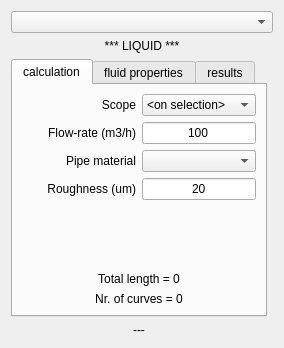
<?xml version="1.0" encoding="UTF-8"?>
<ui version="4.0">
 <class>DialogDp</class>
 <widget class="QDialog" name="DialogDp">
  <property name="geometry">
   <rect>
    <x>0</x>
    <y>0</y>
    <width>284</width>
    <height>348</height>
   </rect>
  </property>
  <property name="windowTitle">
   <string>Dp calculator</string>
  </property>
  <layout class="QGridLayout" name="gridLayout_4">
   <item row="3" column="0">
    <widget class="QTabWidget" name="tabWidget">
     <property name="sizePolicy">
      <sizepolicy hsizetype="Expanding" vsizetype="Expanding">
       <horstretch>0</horstretch>
       <verstretch>0</verstretch>
      </sizepolicy>
     </property>
     <property name="currentIndex">
      <number>0</number>
     </property>
     <widget class="QWidget" name="tabCalc">
      <attribute name="title">
       <string>calculation</string>
      </attribute>
      <layout class="QGridLayout" name="gridLayout">
       <item row="14" column="0" colspan="2">
        <widget class="QLabel" name="labCurves">
         <property name="text">
          <string>Nr. of curves = 0</string>
         </property>
         <property name="alignment">
          <set>Qt::AlignCenter</set>
         </property>
        </widget>
       </item>
       <item row="9" column="0">
        <widget class="QLabel" name="label_2">
         <property name="sizePolicy">
          <sizepolicy hsizetype="MinimumExpanding" vsizetype="Preferred">
           <horstretch>0</horstretch>
           <verstretch>0</verstretch>
          </sizepolicy>
         </property>
         <property name="text">
          <string>Roughness (um)</string>
         </property>
         <property name="alignment">
          <set>Qt::AlignRight|Qt::AlignTrailing|Qt::AlignVCenter</set>
         </property>
        </widget>
       </item>
       <item row="7" column="1">
        <widget class="QLineEdit" name="editFlow">
         <property name="sizePolicy">
          <sizepolicy hsizetype="Expanding" vsizetype="Fixed">
           <horstretch>0</horstretch>
           <verstretch>0</verstretch>
          </sizepolicy>
         </property>
         <property name="minimumSize">
          <size>
           <width>0</width>
           <height>0</height>
          </size>
         </property>
         <property name="text">
          <string notr="true">100</string>
         </property>
         <property name="alignment">
          <set>Qt::AlignCenter</set>
         </property>
        </widget>
       </item>
       <item row="9" column="1">
        <widget class="QLineEdit" name="editRough">
         <property name="sizePolicy">
          <sizepolicy hsizetype="Expanding" vsizetype="Fixed">
           <horstretch>0</horstretch>
           <verstretch>0</verstretch>
          </sizepolicy>
         </property>
         <property name="minimumSize">
          <size>
           <width>0</width>
           <height>0</height>
          </size>
         </property>
         <property name="text">
          <string notr="true">20</string>
         </property>
         <property name="alignment">
          <set>Qt::AlignCenter</set>
         </property>
        </widget>
       </item>
       <item row="7" column="0">
        <widget class="QLabel" name="labQ">
         <property name="sizePolicy">
          <sizepolicy hsizetype="MinimumExpanding" vsizetype="Preferred">
           <horstretch>0</horstretch>
           <verstretch>0</verstretch>
          </sizepolicy>
         </property>
         <property name="text">
          <string>Flow-rate (m3/h)</string>
         </property>
         <property name="alignment">
          <set>Qt::AlignRight|Qt::AlignTrailing|Qt::AlignVCenter</set>
         </property>
        </widget>
       </item>
       <item row="13" column="0" colspan="2">
        <widget class="QLabel" name="labLength">
         <property name="text">
          <string>Total length = 0</string>
         </property>
         <property name="alignment">
          <set>Qt::AlignCenter</set>
         </property>
        </widget>
       </item>
       <item row="3" column="0">
        <widget class="QLabel" name="label_3">
         <property name="sizePolicy">
          <sizepolicy hsizetype="MinimumExpanding" vsizetype="Preferred">
           <horstretch>0</horstretch>
           <verstretch>0</verstretch>
          </sizepolicy>
         </property>
         <property name="text">
          <string>Scope</string>
         </property>
         <property name="alignment">
          <set>Qt::AlignRight|Qt::AlignTrailing|Qt::AlignVCenter</set>
         </property>
        </widget>
       </item>
       <item row="3" column="1">
        <widget class="QComboBox" name="comboWhat">
         <property name="sizePolicy">
          <sizepolicy hsizetype="Expanding" vsizetype="Fixed">
           <horstretch>0</horstretch>
           <verstretch>0</verstretch>
          </sizepolicy>
         </property>
         <property name="minimumSize">
          <size>
           <width>0</width>
           <height>0</height>
          </size>
         </property>
         <item>
          <property name="text">
           <string>&lt;on selection&gt;</string>
          </property>
         </item>
        </widget>
       </item>
       <item row="11" column="0">
        <spacer name="verticalSpacer">
         <property name="orientation">
          <enum>Qt::Vertical</enum>
         </property>
         <property name="sizeHint" stdset="0">
          <size>
           <width>20</width>
           <height>40</height>
          </size>
         </property>
        </spacer>
       </item>
       <item row="8" column="0">
        <widget class="QLabel" name="labRugh">
         <property name="text">
          <string>Pipe material</string>
         </property>
         <property name="alignment">
          <set>Qt::AlignRight|Qt::AlignTrailing|Qt::AlignVCenter</set>
         </property>
        </widget>
       </item>
       <item row="8" column="1">
        <widget class="QComboBox" name="comboMat"/>
       </item>
      </layout>
     </widget>
     <widget class="QWidget" name="tabFluid">
      <attribute name="title">
       <string>fluid properties</string>
      </attribute>
      <layout class="QGridLayout" name="gridLayout_2">
       <item row="4" column="0">
        <widget class="QLabel" name="label_8">
         <property name="sizePolicy">
          <sizepolicy hsizetype="Maximum" vsizetype="Preferred">
           <horstretch>0</horstretch>
           <verstretch>0</verstretch>
          </sizepolicy>
         </property>
         <property name="text">
          <string>Density (kg/m3)</string>
         </property>
        </widget>
       </item>
       <item row="6" column="0">
        <widget class="QRadioButton" name="radioLiquid">
         <property name="enabled">
          <bool>true</bool>
         </property>
         <property name="sizePolicy">
          <sizepolicy hsizetype="Maximum" vsizetype="Fixed">
           <horstretch>0</horstretch>
           <verstretch>0</verstretch>
          </sizepolicy>
         </property>
         <property name="text">
          <string>liquid</string>
         </property>
         <property name="checked">
          <bool>true</bool>
         </property>
        </widget>
       </item>
       <item row="1" column="0">
        <widget class="QLabel" name="label_6">
         <property name="sizePolicy">
          <sizepolicy hsizetype="MinimumExpanding" vsizetype="Preferred">
           <horstretch>0</horstretch>
           <verstretch>0</verstretch>
          </sizepolicy>
         </property>
         <property name="text">
          <string>T (°C)</string>
         </property>
         <property name="alignment">
          <set>Qt::AlignLeading|Qt::AlignLeft|Qt::AlignVCenter</set>
         </property>
        </widget>
       </item>
       <item row="5" column="0">
        <widget class="QLabel" name="label_9">
         <property name="sizePolicy">
          <sizepolicy hsizetype="Maximum" vsizetype="Preferred">
           <horstretch>0</horstretch>
           <verstretch>0</verstretch>
          </sizepolicy>
         </property>
         <property name="text">
          <string>Viscosity (cP)</string>
         </property>
        </widget>
       </item>
       <item row="4" column="1">
        <widget class="QLineEdit" name="editDensity">
         <property name="enabled">
          <bool>false</bool>
         </property>
         <property name="sizePolicy">
          <sizepolicy hsizetype="Maximum" vsizetype="Fixed">
           <horstretch>0</horstretch>
           <verstretch>0</verstretch>
          </sizepolicy>
         </property>
         <property name="text">
          <string notr="true">0</string>
         </property>
         <property name="alignment">
          <set>Qt::AlignCenter</set>
         </property>
        </widget>
       </item>
       <item row="5" column="1">
        <widget class="QLineEdit" name="editViscosity">
         <property name="enabled">
          <bool>false</bool>
         </property>
         <property name="sizePolicy">
          <sizepolicy hsizetype="Maximum" vsizetype="Fixed">
           <horstretch>0</horstretch>
           <verstretch>0</verstretch>
          </sizepolicy>
         </property>
         <property name="text">
          <string notr="true">0</string>
         </property>
         <property name="alignment">
          <set>Qt::AlignCenter</set>
         </property>
        </widget>
       </item>
       <item row="6" column="1">
        <widget class="QRadioButton" name="radioGas">
         <property name="enabled">
          <bool>true</bool>
         </property>
         <property name="sizePolicy">
          <sizepolicy hsizetype="Maximum" vsizetype="Fixed">
           <horstretch>0</horstretch>
           <verstretch>0</verstretch>
          </sizepolicy>
         </property>
         <property name="text">
          <string>gas/vapour</string>
         </property>
        </widget>
       </item>
       <item row="2" column="1">
        <widget class="QLineEdit" name="editPressure">
         <property name="sizePolicy">
          <sizepolicy hsizetype="Expanding" vsizetype="Fixed">
           <horstretch>0</horstretch>
           <verstretch>0</verstretch>
          </sizepolicy>
         </property>
         <property name="minimumSize">
          <size>
           <width>0</width>
           <height>0</height>
          </size>
         </property>
         <property name="text">
          <string notr="true">1</string>
         </property>
         <property name="alignment">
          <set>Qt::AlignCenter</set>
         </property>
        </widget>
       </item>
       <item row="1" column="1">
        <widget class="QLineEdit" name="editTemperature">
         <property name="sizePolicy">
          <sizepolicy hsizetype="Expanding" vsizetype="Fixed">
           <horstretch>0</horstretch>
           <verstretch>0</verstretch>
          </sizepolicy>
         </property>
         <property name="minimumSize">
          <size>
           <width>0</width>
           <height>0</height>
          </size>
         </property>
         <property name="text">
          <string notr="true">20</string>
         </property>
         <property name="alignment">
          <set>Qt::AlignCenter</set>
         </property>
        </widget>
       </item>
       <item row="0" column="0" colspan="2">
        <widget class="QLabel" name="labName">
         <property name="sizePolicy">
          <sizepolicy hsizetype="Minimum" vsizetype="MinimumExpanding">
           <horstretch>0</horstretch>
           <verstretch>0</verstretch>
          </sizepolicy>
         </property>
         <property name="text">
          <string>Name</string>
         </property>
         <property name="alignment">
          <set>Qt::AlignCenter</set>
         </property>
        </widget>
       </item>
       <item row="2" column="0">
        <widget class="QLabel" name="label_7">
         <property name="sizePolicy">
          <sizepolicy hsizetype="MinimumExpanding" vsizetype="Preferred">
           <horstretch>0</horstretch>
           <verstretch>0</verstretch>
          </sizepolicy>
         </property>
         <property name="text">
          <string>P abs. (bar)</string>
         </property>
         <property name="alignment">
          <set>Qt::AlignLeading|Qt::AlignLeft|Qt::AlignVCenter</set>
         </property>
        </widget>
       </item>
      </layout>
     </widget>
     <widget class="QWidget" name="tab">
      <attribute name="title">
       <string>results</string>
      </attribute>
      <layout class="QGridLayout" name="gridLayout_3">
       <item row="0" column="0">
        <widget class="QTextEdit" name="editResults">
         <property name="lineWrapMode">
          <enum>QTextEdit::NoWrap</enum>
         </property>
        </widget>
       </item>
       <item row="1" column="0">
        <widget class="QPushButton" name="butExport">
         <property name="text">
          <string>Export</string>
         </property>
        </widget>
       </item>
      </layout>
     </widget>
    </widget>
   </item>
   <item row="0" column="0" colspan="2">
    <widget class="QComboBox" name="comboFluid">
     <property name="sizePolicy">
      <sizepolicy hsizetype="Expanding" vsizetype="Fixed">
       <horstretch>0</horstretch>
       <verstretch>0</verstretch>
      </sizepolicy>
     </property>
     <property name="minimumSize">
      <size>
       <width>0</width>
       <height>0</height>
      </size>
     </property>
    </widget>
   </item>
   <item row="1" column="0" colspan="2">
    <widget class="QLabel" name="labState">
     <property name="text">
      <string>*** LIQUID ***</string>
     </property>
     <property name="alignment">
      <set>Qt::AlignCenter</set>
     </property>
    </widget>
   </item>
   <item row="7" column="0">
    <widget class="QLabel" name="labResult">
     <property name="sizePolicy">
      <sizepolicy hsizetype="Expanding" vsizetype="Preferred">
       <horstretch>0</horstretch>
       <verstretch>0</verstretch>
      </sizepolicy>
     </property>
     <property name="minimumSize">
      <size>
       <width>0</width>
       <height>0</height>
      </size>
     </property>
     <property name="font">
      <font>
       <pointsize>9</pointsize>
      </font>
     </property>
     <property name="text">
      <string>---</string>
     </property>
     <property name="alignment">
      <set>Qt::AlignCenter</set>
     </property>
    </widget>
   </item>
  </layout>
 </widget>
 <tabstops>
  <tabstop>editFlow</tabstop>
  <tabstop>editRough</tabstop>
  <tabstop>comboFluid</tabstop>
  <tabstop>comboWhat</tabstop>
  <tabstop>tabWidget</tabstop>
  <tabstop>editTemperature</tabstop>
  <tabstop>editPressure</tabstop>
  <tabstop>radioLiquid</tabstop>
  <tabstop>radioGas</tabstop>
  <tabstop>editDensity</tabstop>
  <tabstop>editViscosity</tabstop>
  <tabstop>editResults</tabstop>
  <tabstop>butExport</tabstop>
 </tabstops>
 <resources/>
 <connections/>
</ui>
